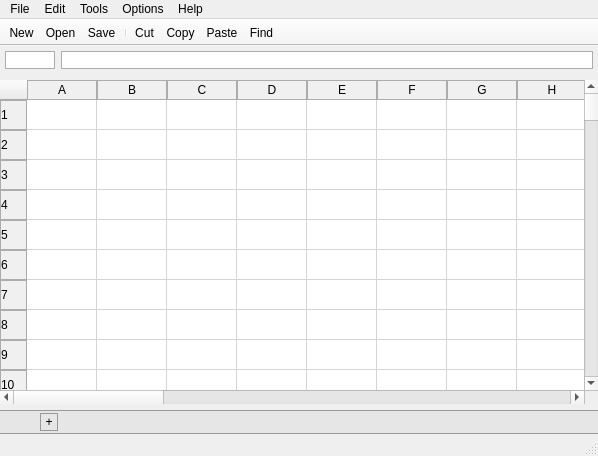
<?xml version="1.0" encoding="UTF-8"?>
<ui version="4.0">
 <class>MainWindow</class>
 <widget class="QMainWindow" name="MainWindow">
  <property name="geometry">
   <rect>
    <x>0</x>
    <y>0</y>
    <width>598</width>
    <height>456</height>
   </rect>
  </property>
  <property name="minimumSize">
   <size>
    <width>500</width>
    <height>250</height>
   </size>
  </property>
  <property name="contextMenuPolicy">
   <enum>Qt::DefaultContextMenu</enum>
  </property>
  <property name="acceptDrops">
   <bool>false</bool>
  </property>
  <property name="windowTitle">
   <string>Excel</string>
  </property>
  <property name="windowIcon">
   <iconset resource="resources.qrc">
    <normaloff>:/resources/icons/excel.png</normaloff>:/resources/icons/excel.png</iconset>
  </property>
  <property name="styleSheet">
   <string notr="true">* {
	font-family: 'Segoe UI';
}

WindowTitleBar {
	background-color: red;
}</string>
  </property>
  <widget class="QWidget" name="centralwidget">
   <layout class="QVBoxLayout" name="verticalLayout">
    <property name="leftMargin">
     <number>0</number>
    </property>
    <property name="topMargin">
     <number>0</number>
    </property>
    <property name="rightMargin">
     <number>0</number>
    </property>
    <property name="bottomMargin">
     <number>0</number>
    </property>
    <item>
     <layout class="QHBoxLayout" name="horizontalLayout">
      <property name="sizeConstraint">
       <enum>QLayout::SetDefaultConstraint</enum>
      </property>
      <property name="leftMargin">
       <number>5</number>
      </property>
      <property name="topMargin">
       <number>5</number>
      </property>
      <property name="rightMargin">
       <number>5</number>
      </property>
      <property name="bottomMargin">
       <number>5</number>
      </property>
      <item>
       <widget class="QLineEdit" name="selectedCellInput">
        <property name="maximumSize">
         <size>
          <width>50</width>
          <height>16777215</height>
         </size>
        </property>
        <property name="styleSheet">
         <string notr="true">QLineEdit {
	border: 1px solid #ACACAC;
}</string>
        </property>
        <property name="readOnly">
         <bool>true</bool>
        </property>
       </widget>
      </item>
      <item>
       <widget class="QLineEdit" name="formulaInput">
        <property name="styleSheet">
         <string notr="true">QLineEdit {
	border: 1px solid #ACACAC;
}</string>
        </property>
       </widget>
      </item>
     </layout>
    </item>
    <item>
     <widget class="Table" name="tableWidget">
      <property name="minimumSize">
       <size>
        <width>0</width>
        <height>0</height>
       </size>
      </property>
      <property name="mouseTracking">
       <bool>false</bool>
      </property>
      <property name="autoFillBackground">
       <bool>false</bool>
      </property>
      <property name="styleSheet">
       <string notr="true">QTableWidget {
	border: none;
    gridline-color: #D4D4D4;
    outline: 0;
}
QTableView {
	selection-color: black;
	selection-background-color: #C6C6C6;
	show-decoration-selected: 10
}

QTableCornerButton::section {
	background-color:#F0F0F0;
	border: 1px solid #D4D4D4;
	border-top: 0;
	border-left: 0;
}

QHeaderView::section {
	background-color: #F0F0F0;
	border: 1px solid #ACACAC;
}

QHeaderView::section:not(first-child) {
	border-top: 0;
	border-left: 0;
}

QTableView::item:focus{
	border: 2px solid #217346;
	background-color: white;
}</string>
      </property>
      <property name="selectionMode">
       <enum>QAbstractItemView::ContiguousSelection</enum>
      </property>
      <property name="showGrid">
       <bool>true</bool>
      </property>
      <property name="gridStyle">
       <enum>Qt::SolidLine</enum>
      </property>
      <property name="rowCount">
       <number>999</number>
      </property>
      <property name="columnCount">
       <number>26</number>
      </property>
      <attribute name="horizontalHeaderMinimumSectionSize">
       <number>30</number>
      </attribute>
      <attribute name="horizontalHeaderDefaultSectionSize">
       <number>70</number>
      </attribute>
      <attribute name="verticalHeaderShowSortIndicator" stdset="0">
       <bool>false</bool>
      </attribute>
      <attribute name="verticalHeaderStretchLastSection">
       <bool>false</bool>
      </attribute>
      <row/>
      <row/>
      <row/>
      <row/>
      <row/>
      <row/>
      <row/>
      <row/>
      <row/>
      <row/>
      <row/>
      <row/>
      <row/>
      <row/>
      <row/>
      <row/>
      <row/>
      <row/>
      <row/>
      <row/>
      <row/>
      <row/>
      <row/>
      <row/>
      <row/>
      <row/>
      <row/>
      <row/>
      <row/>
      <row/>
      <row/>
      <row/>
      <row/>
      <row/>
      <row/>
      <row/>
      <row/>
      <row/>
      <row/>
      <row/>
      <row/>
      <row/>
      <row/>
      <row/>
      <row/>
      <row/>
      <row/>
      <row/>
      <row/>
      <row/>
      <row/>
      <row/>
      <row/>
      <row/>
      <row/>
      <row/>
      <row/>
      <row/>
      <row/>
      <row/>
      <row/>
      <row/>
      <row/>
      <row/>
      <row/>
      <row/>
      <row/>
      <row/>
      <row/>
      <row/>
      <row/>
      <row/>
      <row/>
      <row/>
      <row/>
      <row/>
      <row/>
      <row/>
      <row/>
      <row/>
      <row/>
      <row/>
      <row/>
      <row/>
      <row/>
      <row/>
      <row/>
      <row/>
      <row/>
      <row/>
      <row/>
      <row/>
      <row/>
      <row/>
      <row/>
      <row/>
      <row/>
      <row/>
      <row/>
      <row/>
      <row/>
      <row/>
      <row/>
      <row/>
      <row/>
      <row/>
      <row/>
      <row/>
      <row/>
      <row/>
      <row/>
      <row/>
      <row/>
      <row/>
      <row/>
      <row/>
      <row/>
      <row/>
      <row/>
      <row/>
      <row/>
      <row/>
      <row/>
      <row/>
      <row/>
      <row/>
      <row/>
      <row/>
      <row/>
      <row/>
      <row/>
      <row/>
      <row/>
      <row/>
      <row/>
      <row/>
      <row/>
      <row/>
      <row/>
      <row/>
      <row/>
      <row/>
      <row/>
      <row/>
      <row/>
      <row/>
      <row/>
      <row/>
      <row/>
      <row/>
      <row/>
      <row/>
      <row/>
      <row/>
      <row/>
      <row/>
      <row/>
      <row/>
      <row/>
      <row/>
      <row/>
      <row/>
      <row/>
      <row/>
      <row/>
      <row/>
      <row/>
      <row/>
      <row/>
      <row/>
      <row/>
      <row/>
      <row/>
      <row/>
      <row/>
      <row/>
      <row/>
      <row/>
      <row/>
      <row/>
      <row/>
      <row/>
      <row/>
      <row/>
      <row/>
      <row/>
      <row/>
      <row/>
      <row/>
      <row/>
      <row/>
      <row/>
      <row/>
      <row/>
      <row/>
      <row/>
      <row/>
      <row/>
      <row/>
      <row/>
      <row/>
      <row/>
      <row/>
      <row/>
      <row/>
      <row/>
      <row/>
      <row/>
      <row/>
      <row/>
      <row/>
      <row/>
      <row/>
      <row/>
      <row/>
      <row/>
      <row/>
      <row/>
      <row/>
      <row/>
      <row/>
      <row/>
      <row/>
      <row/>
      <row/>
      <row/>
      <row/>
      <row/>
      <row/>
      <row/>
      <row/>
      <row/>
      <row/>
      <row/>
      <row/>
      <row/>
      <row/>
      <row/>
      <row/>
      <row/>
      <row/>
      <row/>
      <row/>
      <row/>
      <row/>
      <row/>
      <row/>
      <row/>
      <row/>
      <row/>
      <row/>
      <row/>
      <row/>
      <row/>
      <row/>
      <row/>
      <row/>
      <row/>
      <row/>
      <row/>
      <row/>
      <row/>
      <row/>
      <row/>
      <row/>
      <row/>
      <row/>
      <row/>
      <row/>
      <row/>
      <row/>
      <row/>
      <row/>
      <row/>
      <row/>
      <row/>
      <row/>
      <row/>
      <row/>
      <row/>
      <row/>
      <row/>
      <row/>
      <row/>
      <row/>
      <row/>
      <row/>
      <row/>
      <row/>
      <row/>
      <row/>
      <row/>
      <row/>
      <row/>
      <row/>
      <row/>
      <row/>
      <row/>
      <row/>
      <row/>
      <row/>
      <row/>
      <row/>
      <row/>
      <row/>
      <row/>
      <row/>
      <row/>
      <row/>
      <row/>
      <row/>
      <row/>
      <row/>
      <row/>
      <row/>
      <row/>
      <row/>
      <row/>
      <row/>
      <row/>
      <row/>
      <row/>
      <row/>
      <row/>
      <row/>
      <row/>
      <row/>
      <row/>
      <row/>
      <row/>
      <row/>
      <row/>
      <row/>
      <row/>
      <row/>
      <row/>
      <row/>
      <row/>
      <row/>
      <row/>
      <row/>
      <row/>
      <row/>
      <row/>
      <row/>
      <row/>
      <row/>
      <row/>
      <row/>
      <row/>
      <row/>
      <row/>
      <row/>
      <row/>
      <row/>
      <row/>
      <row/>
      <row/>
      <row/>
      <row/>
      <row/>
      <row/>
      <row/>
      <row/>
      <row/>
      <row/>
      <row/>
      <row/>
      <row/>
      <row/>
      <row/>
      <row/>
      <row/>
      <row/>
      <row/>
      <row/>
      <row/>
      <row/>
      <row/>
      <row/>
      <row/>
      <row/>
      <row/>
      <row/>
      <row/>
      <row/>
      <row/>
      <row/>
      <row/>
      <row/>
      <row/>
      <row/>
      <row/>
      <row/>
      <row/>
      <row/>
      <row/>
      <row/>
      <row/>
      <row/>
      <row/>
      <row/>
      <row/>
      <row/>
      <row/>
      <row/>
      <row/>
      <row/>
      <row/>
      <row/>
      <row/>
      <row/>
      <row/>
      <row/>
      <row/>
      <row/>
      <row/>
      <row/>
      <row/>
      <row/>
      <row/>
      <row/>
      <row/>
      <row/>
      <row/>
      <row/>
      <row/>
      <row/>
      <row/>
      <row/>
      <row/>
      <row/>
      <row/>
      <row/>
      <row/>
      <row/>
      <row/>
      <row/>
      <row/>
      <row/>
      <row/>
      <row/>
      <row/>
      <row/>
      <row/>
      <row/>
      <row/>
      <row/>
      <row/>
      <row/>
      <row/>
      <row/>
      <row/>
      <row/>
      <row/>
      <row/>
      <row/>
      <row/>
      <row/>
      <row/>
      <row/>
      <row/>
      <row/>
      <row/>
      <row/>
      <row/>
      <row/>
      <row/>
      <row/>
      <row/>
      <row/>
      <row/>
      <row/>
      <row/>
      <row/>
      <row/>
      <row/>
      <row/>
      <row/>
      <row/>
      <row/>
      <row/>
      <row/>
      <row/>
      <row/>
      <row/>
      <row/>
      <row/>
      <row/>
      <row/>
      <row/>
      <row/>
      <row/>
      <row/>
      <row/>
      <row/>
      <row/>
      <row/>
      <row/>
      <row/>
      <row/>
      <row/>
      <row/>
      <row/>
      <row/>
      <row/>
      <row/>
      <row/>
      <row/>
      <row/>
      <row/>
      <row/>
      <row/>
      <row/>
      <row/>
      <row/>
      <row/>
      <row/>
      <row/>
      <row/>
      <row/>
      <row/>
      <row/>
      <row/>
      <row/>
      <row/>
      <row/>
      <row/>
      <row/>
      <row/>
      <row/>
      <row/>
      <row/>
      <row/>
      <row/>
      <row/>
      <row/>
      <row/>
      <row/>
      <row/>
      <row/>
      <row/>
      <row/>
      <row/>
      <row/>
      <row/>
      <row/>
      <row/>
      <row/>
      <row/>
      <row/>
      <row/>
      <row/>
      <row/>
      <row/>
      <row/>
      <row/>
      <row/>
      <row/>
      <row/>
      <row/>
      <row/>
      <row/>
      <row/>
      <row/>
      <row/>
      <row/>
      <row/>
      <row/>
      <row/>
      <row/>
      <row/>
      <row/>
      <row/>
      <row/>
      <row/>
      <row/>
      <row/>
      <row/>
      <row/>
      <row/>
      <row/>
      <row/>
      <row/>
      <row/>
      <row/>
      <row/>
      <row/>
      <row/>
      <row/>
      <row/>
      <row/>
      <row/>
      <row/>
      <row/>
      <row/>
      <row/>
      <row/>
      <row/>
      <row/>
      <row/>
      <row/>
      <row/>
      <row/>
      <row/>
      <row/>
      <row/>
      <row/>
      <row/>
      <row/>
      <row/>
      <row/>
      <row/>
      <row/>
      <row/>
      <row/>
      <row/>
      <row/>
      <row/>
      <row/>
      <row/>
      <row/>
      <row/>
      <row/>
      <row/>
      <row/>
      <row/>
      <row/>
      <row/>
      <row/>
      <row/>
      <row/>
      <row/>
      <row/>
      <row/>
      <row/>
      <row/>
      <row/>
      <row/>
      <row/>
      <row/>
      <row/>
      <row/>
      <row/>
      <row/>
      <row/>
      <row/>
      <row/>
      <row/>
      <row/>
      <row/>
      <row/>
      <row/>
      <row/>
      <row/>
      <row/>
      <row/>
      <row/>
      <row/>
      <row/>
      <row/>
      <row/>
      <row/>
      <row/>
      <row/>
      <row/>
      <row/>
      <row/>
      <row/>
      <row/>
      <row/>
      <row/>
      <row/>
      <row/>
      <row/>
      <row/>
      <row/>
      <row/>
      <row/>
      <row/>
      <row/>
      <row/>
      <row/>
      <row/>
      <row/>
      <row/>
      <row/>
      <row/>
      <row/>
      <row/>
      <row/>
      <row/>
      <row/>
      <row/>
      <row/>
      <row/>
      <row/>
      <row/>
      <row/>
      <row/>
      <row/>
      <row/>
      <row/>
      <row/>
      <row/>
      <row/>
      <row/>
      <row/>
      <row/>
      <row/>
      <row/>
      <row/>
      <row/>
      <row/>
      <row/>
      <row/>
      <row/>
      <row/>
      <row/>
      <row/>
      <row/>
      <row/>
      <row/>
      <row/>
      <row/>
      <row/>
      <row/>
      <row/>
      <row/>
      <row/>
      <row/>
      <row/>
      <row/>
      <row/>
      <row/>
      <row/>
      <row/>
      <row/>
      <row/>
      <row/>
      <row/>
      <row/>
      <row/>
      <row/>
      <row/>
      <row/>
      <row/>
      <row/>
      <row/>
      <row/>
      <row/>
      <row/>
      <row/>
      <row/>
      <row/>
      <row/>
      <row/>
      <row/>
      <row/>
      <row/>
      <row/>
      <row/>
      <row/>
      <row/>
      <row/>
      <row/>
      <row/>
      <row/>
      <row/>
      <row/>
      <row/>
      <row/>
      <row/>
      <row/>
      <row/>
      <row/>
      <row/>
      <row/>
      <row/>
      <row/>
      <row/>
      <row/>
      <row/>
      <row/>
      <row/>
      <row/>
      <row/>
      <row/>
      <row/>
      <row/>
      <row/>
      <row/>
      <row/>
      <row/>
      <row/>
      <row/>
      <row/>
      <row/>
      <row/>
      <row/>
      <row/>
      <row/>
      <row/>
      <row/>
      <row/>
      <row/>
      <row/>
      <row/>
      <row/>
      <row/>
      <row/>
      <row/>
      <row/>
      <row/>
      <row/>
      <row/>
      <row/>
      <row/>
      <row/>
      <row/>
      <row/>
      <row/>
      <row/>
      <row/>
      <row/>
      <row/>
      <row/>
      <row/>
      <row/>
      <row/>
      <row/>
      <row/>
      <row/>
      <row/>
      <row/>
      <row/>
      <row/>
      <row/>
      <row/>
      <row/>
      <row/>
      <row/>
      <row/>
      <row/>
      <row/>
      <row/>
      <row/>
      <row/>
      <row/>
      <row/>
      <row/>
      <row/>
      <row/>
      <row/>
      <row/>
      <row/>
      <row/>
      <row/>
      <row/>
      <row/>
      <row/>
      <row/>
      <row/>
      <row/>
      <row/>
      <row/>
      <row/>
      <row/>
      <row/>
      <row/>
      <row/>
      <row/>
      <row/>
      <row/>
      <row/>
      <row/>
      <row/>
      <row/>
      <row/>
      <row/>
      <row/>
      <row/>
      <row/>
      <row/>
      <row/>
      <row/>
      <row/>
      <row/>
      <row/>
      <row/>
      <row/>
      <row/>
      <row/>
      <row/>
      <row/>
      <row/>
      <row/>
      <row/>
      <row/>
      <row/>
      <row/>
      <row/>
      <row/>
      <row/>
      <row/>
      <row/>
      <row/>
      <row/>
      <row/>
      <row/>
      <row/>
      <row/>
      <row/>
      <row/>
      <row/>
      <row/>
      <row/>
      <row/>
      <row/>
      <row/>
      <row/>
      <row/>
      <row/>
      <row/>
      <row/>
      <row/>
      <row/>
      <row/>
      <row/>
      <row/>
      <row/>
      <row/>
      <row/>
      <row/>
      <row/>
      <row/>
      <row/>
      <row/>
      <row/>
      <row/>
      <row/>
      <row/>
      <row/>
      <row/>
      <row/>
      <row/>
      <row/>
      <row/>
      <row/>
      <row/>
      <row/>
      <row/>
      <row/>
      <row/>
      <row/>
      <row/>
      <row/>
      <row/>
      <row/>
      <row/>
      <row/>
      <row/>
      <row/>
      <row/>
      <row/>
      <row/>
      <row/>
      <row/>
      <row/>
      <row/>
      <row/>
      <row/>
      <row/>
      <row/>
      <row/>
      <row/>
      <row/>
      <row/>
      <row/>
      <row/>
      <row/>
      <row/>
      <row/>
      <row/>
      <row/>
      <row/>
      <row/>
      <row/>
      <row/>
      <row/>
      <row/>
      <row/>
      <row/>
      <row/>
      <row/>
      <row/>
      <row/>
      <row/>
      <row/>
      <column>
       <property name="text">
        <string>A</string>
       </property>
      </column>
      <column>
       <property name="text">
        <string>B</string>
       </property>
      </column>
      <column>
       <property name="text">
        <string>C</string>
       </property>
      </column>
      <column>
       <property name="text">
        <string>D</string>
       </property>
      </column>
      <column>
       <property name="text">
        <string>E</string>
       </property>
      </column>
      <column>
       <property name="text">
        <string>F</string>
       </property>
      </column>
      <column>
       <property name="text">
        <string>G</string>
       </property>
      </column>
      <column>
       <property name="text">
        <string>H</string>
       </property>
      </column>
      <column>
       <property name="text">
        <string>I</string>
       </property>
      </column>
      <column>
       <property name="text">
        <string>J</string>
       </property>
      </column>
      <column>
       <property name="text">
        <string>K</string>
       </property>
      </column>
      <column>
       <property name="text">
        <string>L</string>
       </property>
      </column>
      <column>
       <property name="text">
        <string>M</string>
       </property>
      </column>
      <column>
       <property name="text">
        <string>N</string>
       </property>
      </column>
      <column>
       <property name="text">
        <string>O</string>
       </property>
      </column>
      <column>
       <property name="text">
        <string>P</string>
       </property>
      </column>
      <column>
       <property name="text">
        <string>Q</string>
       </property>
      </column>
      <column>
       <property name="text">
        <string>R</string>
       </property>
      </column>
      <column>
       <property name="text">
        <string>S</string>
       </property>
      </column>
      <column>
       <property name="text">
        <string>T</string>
       </property>
      </column>
      <column>
       <property name="text">
        <string>U</string>
       </property>
      </column>
      <column>
       <property name="text">
        <string>V</string>
       </property>
      </column>
      <column>
       <property name="text">
        <string>W</string>
       </property>
      </column>
      <column>
       <property name="text">
        <string>Y</string>
       </property>
      </column>
      <column>
       <property name="text">
        <string>Y</string>
       </property>
      </column>
      <column>
       <property name="text">
        <string>Z</string>
       </property>
      </column>
     </widget>
    </item>
    <item>
     <widget class="QWidget" name="sheetsDock" native="true">
      <property name="minimumSize">
       <size>
        <width>0</width>
        <height>24</height>
       </size>
      </property>
      <property name="styleSheet">
       <string notr="true">QWidget {
	background: #E6E6E6;
	border-bottom: 1px solid #999999;
	border-top: 1px solid #999999;
}

QRadioButton::indicator {
    width: 0;
	height: 0;
}

QRadioButton {
	padding: 2px 7px 2px 2px;
	margin: 3px 0;
    background: #E6E6E6;
	border-top: 0;
	border-bottom: 2px solid #E6E6E6;
	border-right: 1px solid #999999;
}

QRadioButton:hover {
    font-weight: 600;
}

QRadioButton:checked {
	margin: 0 0 3px 0;
    background: white;
	border-top: 2px solid white;
	border-bottom: 2px solid #217346;
	color: #217346;
    font-weight: 600;
}</string>
      </property>
      <layout class="QHBoxLayout" name="horizontalLayout_2">
       <property name="spacing">
        <number>0</number>
       </property>
       <property name="leftMargin">
        <number>20</number>
       </property>
       <property name="topMargin">
        <number>0</number>
       </property>
       <property name="rightMargin">
        <number>0</number>
       </property>
       <property name="bottomMargin">
        <number>0</number>
       </property>
       <item>
        <spacer name="sheetsDockSpacer1">
         <property name="orientation">
          <enum>Qt::Horizontal</enum>
         </property>
         <property name="sizeType">
          <enum>QSizePolicy::Fixed</enum>
         </property>
         <property name="sizeHint" stdset="0">
          <size>
           <width>20</width>
           <height>20</height>
          </size>
         </property>
        </spacer>
       </item>
       <item>
        <widget class="QPushButton" name="addSheetButton">
         <property name="sizePolicy">
          <sizepolicy hsizetype="Fixed" vsizetype="Fixed">
           <horstretch>0</horstretch>
           <verstretch>0</verstretch>
          </sizepolicy>
         </property>
         <property name="minimumSize">
          <size>
           <width>18</width>
           <height>24</height>
          </size>
         </property>
         <property name="maximumSize">
          <size>
           <width>18</width>
           <height>24</height>
          </size>
         </property>
         <property name="styleSheet">
          <string notr="true">QPushButton{
	border: 1px solid #999999;
	margin: 3px 0;
}</string>
         </property>
         <property name="text">
          <string>+</string>
         </property>
        </widget>
       </item>
       <item>
        <spacer name="sheetsDockSpacer2">
         <property name="orientation">
          <enum>Qt::Horizontal</enum>
         </property>
         <property name="sizeHint" stdset="0">
          <size>
           <width>534</width>
           <height>20</height>
          </size>
         </property>
        </spacer>
       </item>
      </layout>
     </widget>
    </item>
   </layout>
  </widget>
  <widget class="QMenuBar" name="menubar">
   <property name="geometry">
    <rect>
     <x>0</x>
     <y>0</y>
     <width>598</width>
     <height>22</height>
    </rect>
   </property>
   <widget class="QMenu" name="menuFile">
    <property name="title">
     <string>File</string>
    </property>
    <widget class="QMenu" name="menuOpenRecent">
     <property name="enabled">
      <bool>true</bool>
     </property>
     <property name="title">
      <string>Open recent</string>
     </property>
     <property name="icon">
      <iconset resource="resources.qrc">
       <normaloff>:/resources/icons/folder.png</normaloff>:/resources/icons/folder.png</iconset>
     </property>
    </widget>
    <addaction name="actionNew"/>
    <addaction name="actionOpen"/>
    <addaction name="menuOpenRecent"/>
    <addaction name="actionSave"/>
    <addaction name="actionSaveAs"/>
    <addaction name="actionClose"/>
    <addaction name="actionExit"/>
   </widget>
   <widget class="QMenu" name="menuEdit">
    <property name="title">
     <string>Edit</string>
    </property>
    <widget class="QMenu" name="menuSelect">
     <property name="title">
      <string>Select</string>
     </property>
     <property name="icon">
      <iconset resource="resources.qrc">
       <normaloff>:/resources/icons/selection.png</normaloff>:/resources/icons/selection.png</iconset>
     </property>
     <addaction name="actionSelectRow"/>
     <addaction name="actionSelectColumn"/>
     <addaction name="actionSelectAll"/>
    </widget>
    <addaction name="actionCut"/>
    <addaction name="actionCopy"/>
    <addaction name="actionPaste"/>
    <addaction name="actionDelete"/>
    <addaction name="menuSelect"/>
    <addaction name="actionFind"/>
    <addaction name="actionGotoCell"/>
   </widget>
   <widget class="QMenu" name="menuTools">
    <property name="title">
     <string>Tools</string>
    </property>
    <addaction name="actionRecalculate"/>
    <addaction name="actionSort"/>
   </widget>
   <widget class="QMenu" name="menuOptions">
    <property name="title">
     <string>Options</string>
    </property>
    <addaction name="actionShowGrid"/>
    <addaction name="actionAutoRecalculate"/>
   </widget>
   <widget class="QMenu" name="menuHelp">
    <property name="title">
     <string>Help</string>
    </property>
    <addaction name="actionAbot"/>
    <addaction name="actionAboutQt"/>
   </widget>
   <addaction name="menuFile"/>
   <addaction name="menuEdit"/>
   <addaction name="menuTools"/>
   <addaction name="menuOptions"/>
   <addaction name="menuHelp"/>
  </widget>
  <widget class="QStatusBar" name="statusbar"/>
  <widget class="QToolBar" name="toolBar">
   <property name="windowTitle">
    <string>toolBar</string>
   </property>
   <property name="styleSheet">
    <string notr="true">QToolBar {
	background:#F3F3F3;
}

QToolButton {
	border: 1px solid transparent;
}

QToolButton:hover {
	background-color: #D2D2D2;
	border: 1px solid #D2D2D2;
}</string>
   </property>
   <property name="movable">
    <bool>false</bool>
   </property>
   <property name="allowedAreas">
    <set>Qt::TopToolBarArea</set>
   </property>
   <property name="iconSize">
    <size>
     <width>20</width>
     <height>20</height>
    </size>
   </property>
   <property name="toolButtonStyle">
    <enum>Qt::ToolButtonTextUnderIcon</enum>
   </property>
   <property name="floatable">
    <bool>true</bool>
   </property>
   <attribute name="toolBarArea">
    <enum>TopToolBarArea</enum>
   </attribute>
   <attribute name="toolBarBreak">
    <bool>false</bool>
   </attribute>
   <addaction name="actionNew"/>
   <addaction name="actionOpen"/>
   <addaction name="actionSave"/>
   <addaction name="separator"/>
   <addaction name="actionCut"/>
   <addaction name="actionCopy"/>
   <addaction name="actionPaste"/>
   <addaction name="actionFind"/>
  </widget>
  <action name="actionNew">
   <property name="icon">
    <iconset resource="resources.qrc">
     <normaloff>:/resources/icons/new-document.png</normaloff>:/resources/icons/new-document.png</iconset>
   </property>
   <property name="text">
    <string>New</string>
   </property>
   <property name="shortcut">
    <string>Ctrl+N</string>
   </property>
  </action>
  <action name="actionOpen">
   <property name="icon">
    <iconset resource="resources.qrc">
     <normaloff>:/resources/icons/folder.png</normaloff>:/resources/icons/folder.png</iconset>
   </property>
   <property name="text">
    <string>Open</string>
   </property>
   <property name="shortcut">
    <string>Ctrl+O</string>
   </property>
  </action>
  <action name="actionSave">
   <property name="icon">
    <iconset resource="resources.qrc">
     <normaloff>:/resources/icons/diskette.png</normaloff>:/resources/icons/diskette.png</iconset>
   </property>
   <property name="text">
    <string>Save</string>
   </property>
   <property name="shortcut">
    <string>Ctrl+S</string>
   </property>
  </action>
  <action name="actionSaveAs">
   <property name="icon">
    <iconset resource="resources.qrc">
     <normaloff>:/resources/icons/diskette.png</normaloff>:/resources/icons/diskette.png</iconset>
   </property>
   <property name="text">
    <string>Save As</string>
   </property>
   <property name="shortcut">
    <string>Ctrl+Shift+S</string>
   </property>
  </action>
  <action name="actionExit">
   <property name="icon">
    <iconset resource="resources.qrc">
     <normaloff>:/resources/icons/logout.png</normaloff>:/resources/icons/logout.png</iconset>
   </property>
   <property name="text">
    <string>Exit</string>
   </property>
   <property name="shortcut">
    <string>Ctrl+Alt+Q</string>
   </property>
  </action>
  <action name="actionCut">
   <property name="icon">
    <iconset resource="resources.qrc">
     <normaloff>:/resources/icons/cut.png</normaloff>:/resources/icons/cut.png</iconset>
   </property>
   <property name="text">
    <string>Cut</string>
   </property>
   <property name="shortcut">
    <string>Ctrl+X</string>
   </property>
  </action>
  <action name="actionCopy">
   <property name="icon">
    <iconset resource="resources.qrc">
     <normaloff>:/resources/icons/copy.png</normaloff>:/resources/icons/copy.png</iconset>
   </property>
   <property name="text">
    <string>Copy</string>
   </property>
   <property name="shortcut">
    <string>Ctrl+C</string>
   </property>
  </action>
  <action name="actionPaste">
   <property name="icon">
    <iconset resource="resources.qrc">
     <normaloff>:/resources/icons/paste.png</normaloff>:/resources/icons/paste.png</iconset>
   </property>
   <property name="text">
    <string>Paste</string>
   </property>
   <property name="shortcut">
    <string>Ctrl+V</string>
   </property>
  </action>
  <action name="actionDelete">
   <property name="icon">
    <iconset resource="resources.qrc">
     <normaloff>:/resources/icons/bin.png</normaloff>:/resources/icons/bin.png</iconset>
   </property>
   <property name="text">
    <string>Delete</string>
   </property>
   <property name="shortcut">
    <string>Del</string>
   </property>
  </action>
  <action name="actionFind">
   <property name="icon">
    <iconset resource="resources.qrc">
     <normaloff>:/resources/icons/find.png</normaloff>:/resources/icons/find.png</iconset>
   </property>
   <property name="text">
    <string>Find</string>
   </property>
   <property name="shortcut">
    <string>Ctrl+F</string>
   </property>
  </action>
  <action name="actionSelectRow">
   <property name="icon">
    <iconset resource="resources.qrc">
     <normaloff>:/resources/icons/vertical.png</normaloff>:/resources/icons/vertical.png</iconset>
   </property>
   <property name="text">
    <string>Row</string>
   </property>
  </action>
  <action name="actionSelectColumn">
   <property name="icon">
    <iconset resource="resources.qrc">
     <normaloff>:/resources/icons/row.png</normaloff>:/resources/icons/row.png</iconset>
   </property>
   <property name="text">
    <string>Column</string>
   </property>
  </action>
  <action name="actionSelectAll">
   <property name="icon">
    <iconset resource="resources.qrc">
     <normaloff>:/resources/icons/cells.png</normaloff>:/resources/icons/cells.png</iconset>
   </property>
   <property name="text">
    <string>All</string>
   </property>
  </action>
  <action name="actionRecalculate">
   <property name="icon">
    <iconset resource="resources.qrc">
     <normaloff>:/resources/icons/calculator.png</normaloff>:/resources/icons/calculator.png</iconset>
   </property>
   <property name="text">
    <string>Recalculate</string>
   </property>
  </action>
  <action name="actionSort">
   <property name="icon">
    <iconset resource="resources.qrc">
     <normaloff>:/resources/icons/sort.png</normaloff>:/resources/icons/sort.png</iconset>
   </property>
   <property name="text">
    <string>Sort</string>
   </property>
  </action>
  <action name="actionShowGrid">
   <property name="checkable">
    <bool>true</bool>
   </property>
   <property name="icon">
    <iconset resource="resources.qrc">
     <normaloff>:/resources/icons/cells.png</normaloff>:/resources/icons/cells.png</iconset>
   </property>
   <property name="text">
    <string>Show Grid</string>
   </property>
  </action>
  <action name="actionAutoRecalculate">
   <property name="checkable">
    <bool>true</bool>
   </property>
   <property name="icon">
    <iconset resource="resources.qrc">
     <normaloff>:/resources/icons/calculator.png</normaloff>:/resources/icons/calculator.png</iconset>
   </property>
   <property name="text">
    <string>Auto-Recalculate</string>
   </property>
   <property name="toolTip">
    <string>Auto-Recalculate</string>
   </property>
  </action>
  <action name="actionAbot">
   <property name="icon">
    <iconset resource="resources.qrc">
     <normaloff>:/resources/icons/question.png</normaloff>:/resources/icons/question.png</iconset>
   </property>
   <property name="text">
    <string>About</string>
   </property>
  </action>
  <action name="actionAboutQt">
   <property name="icon">
    <iconset resource="resources.qrc">
     <normaloff>:/resources/icons/question.png</normaloff>:/resources/icons/question.png</iconset>
   </property>
   <property name="text">
    <string>About Qt</string>
   </property>
  </action>
  <action name="actionGotoCell">
   <property name="icon">
    <iconset resource="resources.qrc">
     <normaloff>:/resources/icons/right-arrow.png</normaloff>:/resources/icons/right-arrow.png</iconset>
   </property>
   <property name="text">
    <string>Go to Cell</string>
   </property>
  </action>
  <action name="actionClose">
   <property name="icon">
    <iconset resource="resources.qrc">
     <normaloff>:/resources/icons/close.png</normaloff>:/resources/icons/close.png</iconset>
   </property>
   <property name="text">
    <string>Close</string>
   </property>
  </action>
 </widget>
 <customwidgets>
  <customwidget>
   <class>Table</class>
   <extends>QTableWidget</extends>
   <header>..\..\..\table\table.h</header>
  </customwidget>
 </customwidgets>
 <resources>
  <include location="resources.qrc"/>
 </resources>
 <connections/>
</ui>
